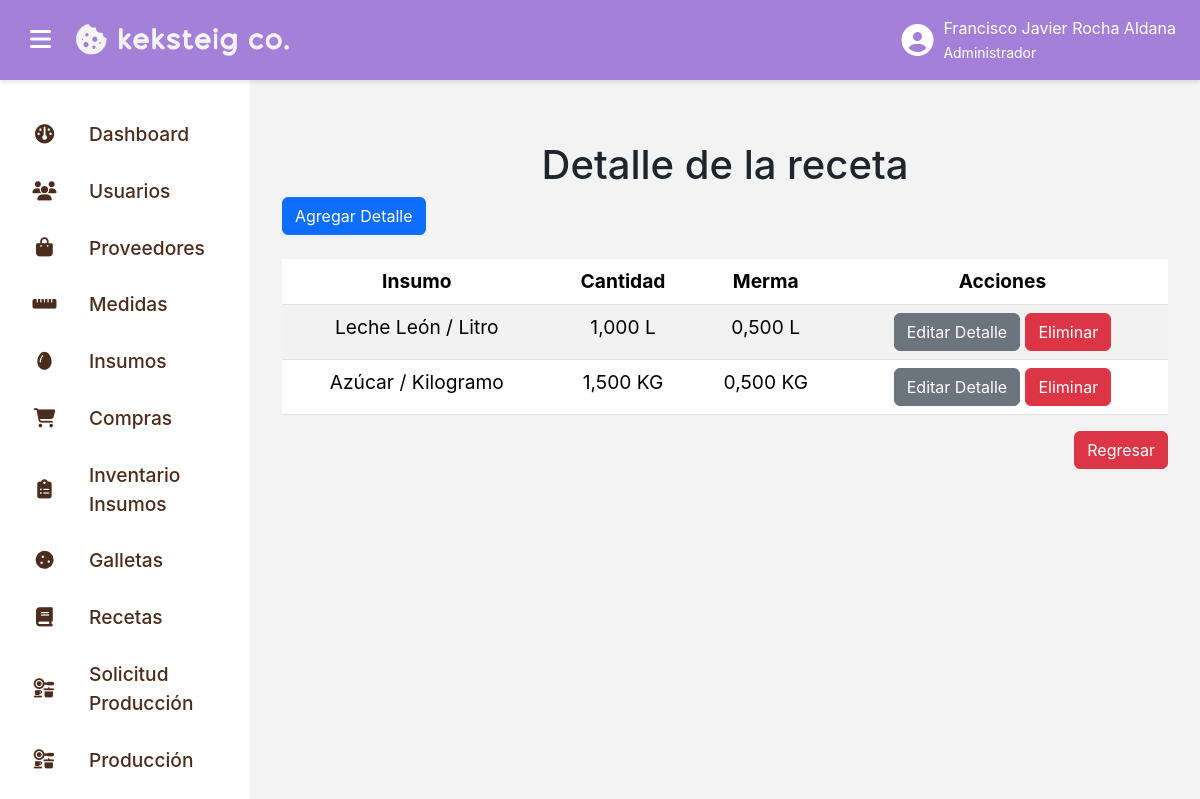
The app's page /recetas/lista_detallereceta/1 (signed in) with its own data.
### recetas_app/models.py (models this page shows, shortened)
class DetalleReceta(models.Model):
    cantidad = models.DecimalField(decimal_places=3, max_digits=10)
    merma = models.DecimalField(decimal_places=3, max_digits=10)
    receta = models.ForeignKey(Receta, on_delete=models.CASCADE, null=False, blank=False)
    insumo = models.ForeignKey(Insumo, on_delete=models.CASCADE, null=False, blank=False)

### insumos_app/models.py (models this page shows)
class Insumo(models.Model):
    nombre = models.TextField(max_length=100)
    descripcion = models.TextField(max_length=500)
    medida = models.ForeignKey(Medida, on_delete=models.CASCADE, null=False, blank=False)
    cantidad_minima = models.DecimalField(decimal_places=3, max_digits=10, null=False, default=0)
    def __str__(self):
        return f"{self.nombre} / {self.medida.nombre}"

### medidas_app/models.py (models this page shows, shortened)
class Medida(models.Model):
    nombre = models.TextField(max_length=50, null=False)
    nomenclatura = models.TextField(max_length=5, null=False)

### recetas_app/views.py (the view, shortened to what this page needs)
# urls.py: path("lista_detallereceta/<int:id>", login_required(ListaDetalleRecetaView.as_view()), name="lista_detallereceta"),
class ListaDetalleRecetaView(PermissionRequiredMixin, TemplateView):
    permission_required = ["recetas_app.view_DetalleReceta"]
    login_url = "login"
    template_name = "lista_detallereceta.html"
    def get_context_data(self, **kwargs):
        id = kwargs.get("id")
        lista = DetalleReceta.objects.filter(receta_id=id)
        return {
            "lista": lista,
            "id": id
        }

### recetas_app/templates/lista_detallereceta.html (shortened to what this page needs)
{% extends "base.html" %}
{% load static %}
{% block content %}
<div class="pantalla-completa">
    <div class="menu">
        <h1 class="text-center">
            Detalle de la receta
        </h1>
        <a class="btn btn-primary" href="{% url "crear_detallereceta" id %}">
            Agregar Detalle
        </a>
        <div class="row d-flex mt-4">
            <div class="col-lg-12 col-md-12 col-sm-12 col-12">
                <div class="d-flex align-items-center justify-content-center">
                    <table class="table table-hover table-striped">
                        <thead>
                            <th class="text-center">
                                Insumo
                            </th>
                            <th class="text-center">
                                Cantidad
                            </th>
                            <th class="text-center">
                                Merma
                            </th>
                            <th class="text-center">
                                Acciones
                            </th>
                        </thead>
                        <tbody>
                            {% for item in lista %}
                                <tr>
                                    <td class="text-center">
                                        {{ item.insumo }}
                                    </td>
                                    <td class="text-center">
                                        {{ item.cantidad }} {{ item.insumo.medida.nomenclatura }}
                                    </td>
                                    <td class="text-center">
                                        {{ item.merma }} {{ item.insumo.medida.nomenclatura }}
                                    </td>
                                    <td class="text-center">
                                        <a class="btn btn-secondary" href="{% url "editar_detallereceta" item.id %}">
                                            Editar Detalle
                                        </a>
                                        <button class="btn btn-danger" data-bs-toggle="modal" data-bs-target="#deleteModal" data-id="{{ item.id }}">
                                            Eliminar
                                        </button>
                                    </td>
                                </tr>
                            {% endfor %}
                        </tbody>
                    </table>
                </div>
            </div>
        </div>
        <div class="d-flex align-items-center justify-content-end">
            <a class="btn btn-danger" href="{% url "lista_recetas" %}">
                Regresar
            </a>
        </div>
    </div>
</div>
{% endblock content %}

### templates/base.html (shortened to what this page needs)
{% load static %}
<!DOCTYPE html>
<html lang="es">
<head>
    <link rel="stylesheet" href="{% static 'css/bootstrap.min.css' %}">
    <link href="https://cdnjs.cloudflare.com/ajax/libs/font-awesome/6.7.2/css/all.min.css" rel="stylesheet">
    <link rel="stylesheet" href="{% static 'css/styles.css' %}">
</head>
<body>
    <div class="topbar">
        <div class="d-flex align-items-center gap-3">
            <button class="sidebar-toggle" id="menuToggle">
                <i class="fas fa-bars"></i>
            </button>
            <a href="{% url 'home' %}" style="text-decoration: none;" class="logo-container">
                <img src="{% static 'image/logo-horizontal-light.png' %}" alt="Don Galleto Logo" class="logo">
            </a>
        </div>
        <div class="user-info">
            <i class="fas fa-user-circle"></i>
            <span>
                {{ user.first_name }} {{ user.last_name }}
                <br>
                <small>
                    {% for group in user.groups.all %}
                        {{ group.name }}
                    {% empty %}
                        El usuario no pertenece a ningún grupo.
                    {% endfor %}
                </small>
            </span>
        </div>
    </div>
    <div class="sidebar {% if is_sidebar_collapsed %}collapsed{% endif %}" id="sidebar">
        {% for grupo in request.user.groups.all %}
            {% if grupo.name == 'Administrador' %}
                <a href="{% url 'home' %}" class="{% if request.resolver_match.url_name == 'home' %}active{% endif %}">
                    <i class="fa-solid fa-dashboard"></i>
                    <span>
                        Dashboard
                    </span>
                </a>
            {% endif %}
            {% if grupo.name == 'Administrador' %}
                <a href="{% url 'lista_usuarios' %}" class="{% if '/usuarios/' in request.path %}active{% endif %}">
                    <i class="fas fa-users"></i>
                    <span>
                        Usuarios
                    </span>
                </a>
            {% endif %}
            {% if grupo.name == 'Administrador' %}
                <a href="{% url 'lista_proveedores' %}" class="{% if request.resolver_match.url_name == 'lista_proveedores' %}active{% endif %}">
                    <i class="fa-solid fa-bag-shopping"></i>
                    <span>
                        Proveedores
                    </span>
                </a>
            {% endif %}
            {% if grupo.name == 'Administrador' %}
                <a href="{% url 'lista_medidas' %}" class="{% if request.resolver_match.url_name == 'lista_medidas' %}active{% endif %}">
                    <i class="fa-solid fa-ruler-horizontal"></i>
                    <span>
                        Medidas
                    </span>
                </a>
            {% endif %}
            {% if grupo.name == 'Administrador' %}
                <a href="{% url 'lista_insumos' %}" class="{% if request.resolver_match.url_name == 'lista_insumos' %}active{% endif %}">
                    <i class="fa-solid fa-egg"></i>
                    <span>
                        Insumos
                    </span>
                </a>
            {% endif %}
            {% if grupo.name == 'Administrador' %}
                <a href="{% url 'lista_compras' %}" class="{% if request.resolver_match.url_name == 'lista_compras' %}active{% endif %}">
                    <i class="fa-solid fa-cart-shopping"></i>
                    <span>
                        Compras
                    </span>
                </a>
            {% endif %}
            {% if grupo.name == 'Administrador' %}
                <a href="{% url 'lista_inventario' %}" class="{% if request.resolver_match.url_name == 'lista_inventario' %}active{% endif %}">
                    <i class="fa-solid fa-clipboard-list"></i>
                    <span>
                        Inventario Insumos
                    </span>
                </a>
            {% endif %}
            {% if grupo.name == 'Administrador' %}
                <a href="{% url 'lista_galletas' %}" class="{% if request.resolver_match.url_name == 'lista_galletas' %}active{% endif %}">
                    <i class="fa-solid fa-cookie"></i>
                    <span>
                        Galletas
                    </span>
                </a>
            {% endif %}
            {% if grupo.name == 'Administrador' %}
                <a href="{% url 'lista_recetas' %}" class="{% if request.resolver_match.url_name == 'lista_recetas' %}active{% endif %}">
                    <i class="fa-solid fa-book"></i>
                    <span>
                        Recetas
                    </span>
                </a>
            {% endif %}
            {% if grupo.name == 'Administrador' %}
                <a href="{% url 'lista_solicitarproducciones' %}" class="{% if request.resolver_match.url_name == 'lista_solicitarproducciones' %}active{% endif %}">
                    <i class="fa-solid fa-kitchen-set"></i>
                    <span>
                        Solicitud Producción
                    </span>
                </a>
            {% endif %}
            {% if grupo.name == 'Administrador' %}
                <a href="{% url 'lista_producciones' %}" class="{% if request.resolver_match.url_name == 'lista_producciones' %}active{% endif %}">
                    <i class="fa-solid fa-kitchen-set"></i>
                    <span>
                        Producción
                    </span>
                </a>
            {% endif %}
            {% if grupo.name == 'Administrador' %}
                <a href="{% url 'lista_mermas' %}" class="{% if request.resolver_match.url_name == 'lista_mermas' %}active{% endif %}">
                </a>
            {% endif %}
        {% endfor %}
    </div>
    <div class="content">
        {% block content %}
        {% endblock content %}
    </div>
</body>
</html>

### static/css/styles.css (style rules this page uses)
:root { --primary-color: #a480d9; --primary-dark: #8a66c9; --primary-light: #d4bbfa; --text-color: #4C2C1C; --danger-color: #de3421; --danger-dark: #c42e1c; --background-color: #f3f3f3; --border-color: #dee2e6; --white: #fff; }
body { margin: 0; font-family: 'SFPRODISPLAY', sans-serif; font-size: 1.2rem; background-color: var(--background-color); }
.content { margin-left: 250px; margin-top: 80px; padding: 2rem; transition: margin-left 0.3s ease; }
.topbar { position: fixed; top: 0; left: 0; width: 100%; height: 80px; background-color: var(--primary-color); display: flex; align-items: center; justify-content: space-between; padding: 0 1.5rem; z-index: 1050; box-shadow: 0 2px 4px rgba(0, 0, 0, 0.1); }
.topbar img.logo { height: 50px; transition: transform 0.3s ease; }
.sidebar-toggle { background: none; border: none; font-size: 1.5rem; color: var(--white); }
.sidebar { width: 250px; height: 100vh; background-color: var(--white); position: fixed; top: 80px; left: 0; padding: 1.5rem 1rem; transition: transform 0.3s ease; z-index: 1000; overflow-y: auto; scrollbar-width: thin; }
.sidebar a { display: flex; align-items: center; gap: 2rem; padding: 0.75rem 1rem; margin: 0.25rem 0; border: none; background: none; color: #4C2C1C; font-weight: 500; text-decoration: none; border-radius: 8px; width: 100%; transition: all 0.3s ease; }
.sidebar a i { min-width: 25px; text-align: center; }
.sidebar a span { text-align: left; flex: 1; }
.sidebar a i { transition: transform 0.3s ease; }
.user-info { position: relative; display: flex; align-items: center; gap: 10px; font-size: 1rem; color: var(--white); cursor: pointer; }
.user-info i { font-size: 2rem; }
.user-info > span { display: block; }

### records on screen
DetalleReceta: insumo "Leche León / Litro", cantidad "1,000", insumo.medida.nomenclatura "L", merma "0,500"
DetalleReceta: insumo "Azúcar / Kilogramo", cantidad "1,500", insumo.medida.nomenclatura "KG", merma "0,500"

### other values on screen
{{ user.first_name }} "Francisco Javier"
{{ user.last_name }} "Rocha Aldana"
{{ group.name }} "Administrador"
